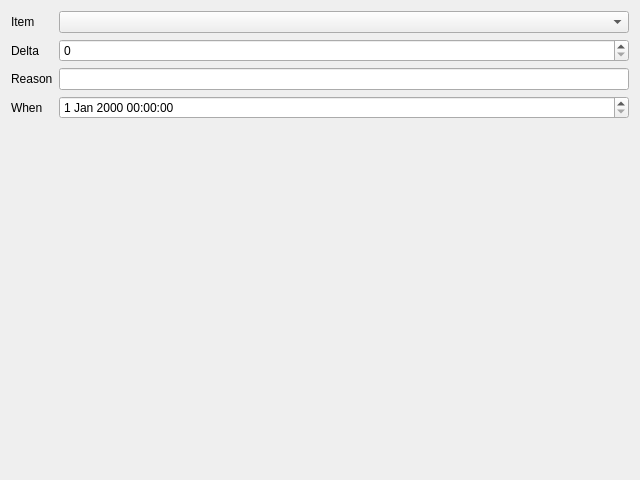
<?xml version="1.0" encoding="UTF-8"?>
<!-- SPDX-License-Identifier: MIT -->
<ui version="4.0">
 <class>InventoryAdjust</class>
 <widget class="QDialog" name="InventoryAdjust">
  <property name="geometry">
   <rect>
    <x>0</x>
    <y>0</y>
    <width>640</width>
    <height>480</height>
   </rect>
  </property>
  <property name="windowTitle">
   <string>Adjustment</string>
  </property>
  <layout class="QFormLayout" name="formLayout">
   <item row="0" column="0">
    <widget class="QLabel" name="label_itemCombo">
     <property name="text">
      <string>Item</string>
     </property>
     <property name="buddy">
      <cstring>itemCombo</cstring>
     </property>
    </widget>
   </item>
   <item row="0" column="1">
    <widget class="QComboBox" name="itemCombo"/>
   </item>
   <item row="1" column="0">
    <widget class="QLabel" name="label_deltaEdit">
     <property name="text">
      <string>Delta</string>
     </property>
     <property name="buddy">
      <cstring>deltaEdit</cstring>
     </property>
    </widget>
   </item>
   <item row="1" column="1">
    <widget class="QSpinBox" name="deltaEdit"/>
   </item>
   <item row="2" column="0">
    <widget class="QLabel" name="label_reasonEdit">
     <property name="text">
      <string>Reason</string>
     </property>
     <property name="buddy">
      <cstring>reasonEdit</cstring>
     </property>
    </widget>
   </item>
   <item row="2" column="1">
    <widget class="QLineEdit" name="reasonEdit"/>
   </item>
   <item row="3" column="0">
    <widget class="QLabel" name="label_whenEdit">
     <property name="text">
      <string>When</string>
     </property>
     <property name="buddy">
      <cstring>whenEdit</cstring>
     </property>
    </widget>
   </item>
   <item row="3" column="1">
    <widget class="QDateTimeEdit" name="whenEdit"/>
   </item>
  </layout>
 </widget>
 <tabstops>
  <tabstop>itemCombo</tabstop>
  <tabstop>deltaEdit</tabstop>
  <tabstop>reasonEdit</tabstop>
  <tabstop>whenEdit</tabstop>
 </tabstops>
</ui>
